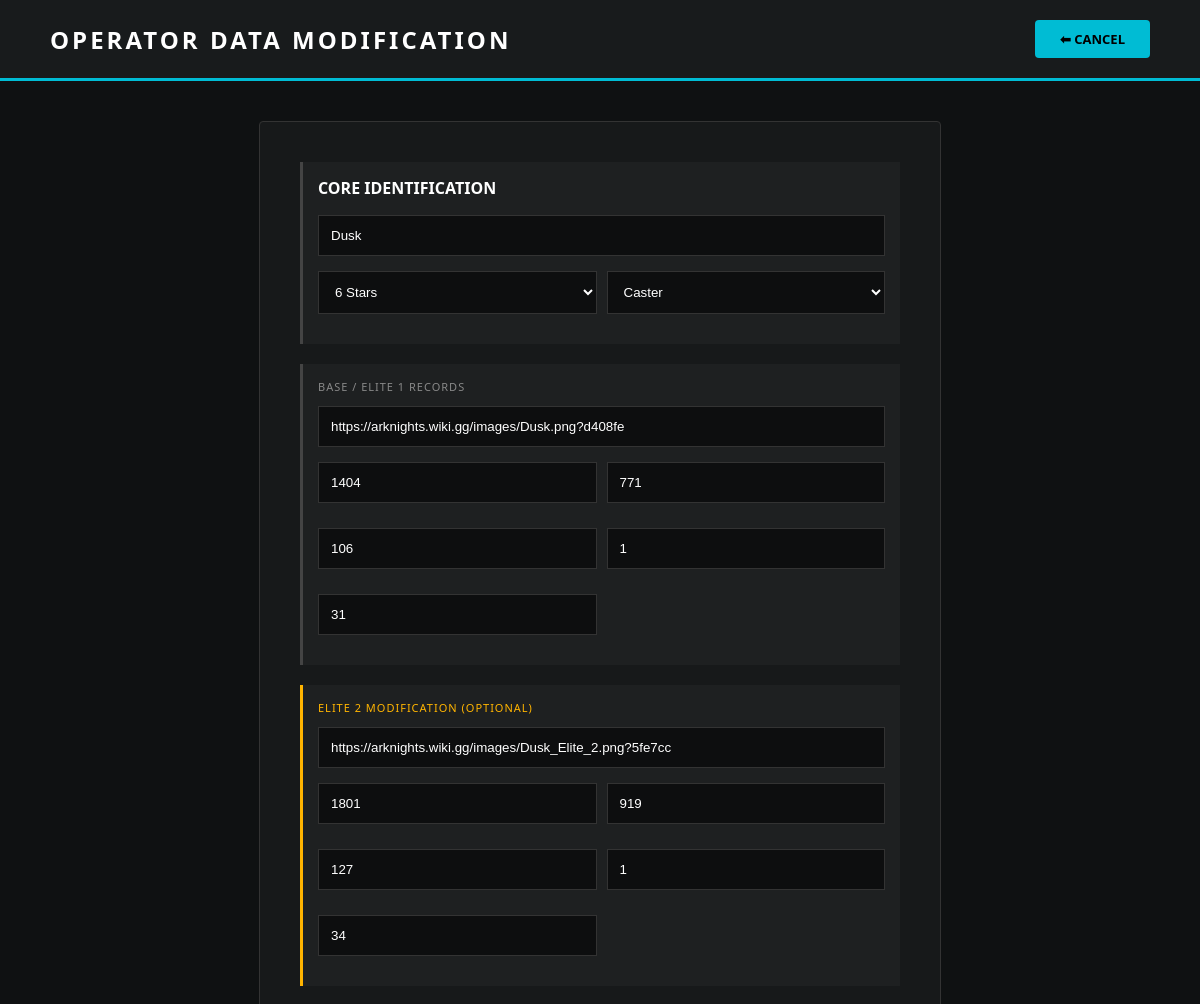
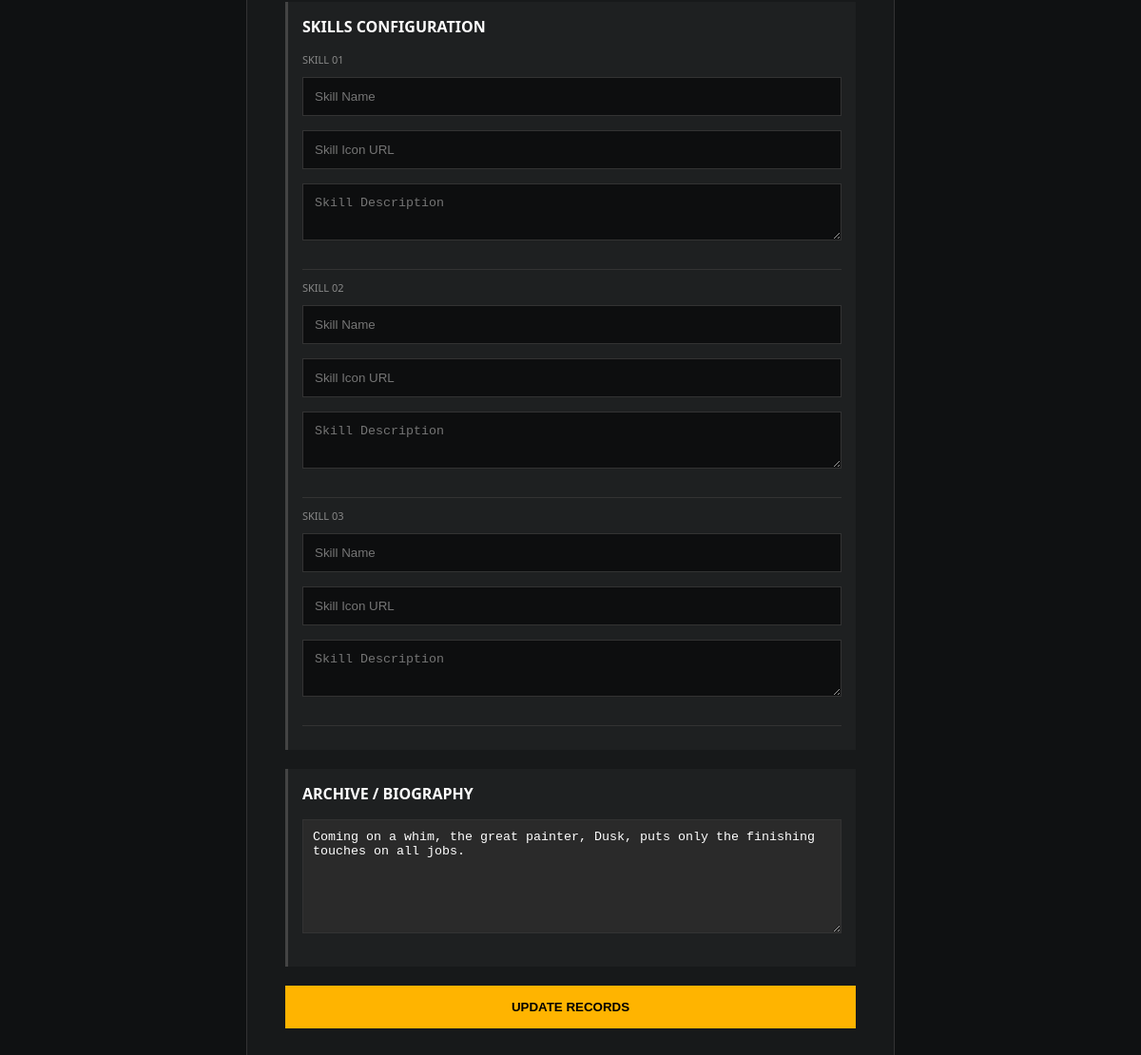
The page /edit.php?id=3 on the database its author committed (2 pictures, top to bottom).
### tables this page shows
CREATE TABLE `operators` (
  `id` int(11) NOT NULL,
  `name` varchar(100) NOT NULL,
  `rarity` int(11) NOT NULL,
  `class` varchar(50) DEFAULT NULL,
  `image_path` varchar(255) DEFAULT NULL,
  `image_path_e2` varchar(255) NOT NULL,
  `hp` int(11) NOT NULL,
  `hp_e2` int(11) NOT NULL,
  `atk` int(11) NOT NULL,
  `atk_e2` int(11) NOT NULL,
  `def` int(11) NOT NULL,
  `def_e2` int(11) NOT NULL,
  `block_count` int(11) NOT NULL,
  `block_count_e2` int(11) NOT NULL,
  `deploy_cost` int(11) NOT NULL,
  `deploy_cost_e2` int(11) NOT NULL,
  `lore` text DEFAULT NULL
);

### edit.php (the view, shortened to what this page needs)
<?php
require_once 'db.php';
$id = $_GET['id'] ?? 0;
$stmt = $pdo->prepare("SELECT * FROM operators WHERE id = ?");
$stmt->execute([$id]);
$op = $stmt->fetch();
?>
<!DOCTYPE html>
<html lang="en">
<head>
    <link rel="stylesheet" href="style.css">
</head>
<body>
    <header class="main-header">
        <div class="logo">OPERATOR DATA MODIFICATION</div>
        <a href="details.php?id=<?php echo $id; ?>" class="btn-add">⬅ CANCEL</a>
    </header>
    <div class="form-container">
        <form method="POST">
            <div class="form-section">
                <h3>Core Identification</h3>
                <input type="text" name="name" value="<?php echo htmlspecialchars($op['name']); ?>" placeholder="Name" required>
                <div class="grid-inputs">
                    <select name="rarity">
                        <?php for($i=6; $i>=1; $i--): ?>
                            <option value="<?php echo $i; ?>" <?php if($op['rarity'] == $i) echo 'selected'; ?>>
                                <?php echo $i; ?> Star<?php echo $i > 1 ? 's' : ''; ?>
                            </option>
                        <?php endfor; ?>
                    </select>
                    <select name="class">
                        <?php
                        $classes = ['Vanguard', 'Guard', 'Sniper', 'Defender', 'Medic', 'Caster', 'Supporter', 'Specialist'];
                        foreach($classes as $c) {
                            $sel = (strcasecmp($op['class'], $c) == 0) ? 'selected' : '';
                            echo "<option value='$c' $sel>$c</option>";
                        }
                        ?>
                    </select>
                </div>
            </div>
            <div class="form-section">
                <div class="section-title">Base / Elite 1 Records</div>
                <input type="text" name="image_path" value="<?php echo htmlspecialchars($op['image_path']); ?>" placeholder="Base Image URL" required>
                <div class="grid-inputs">
                    <input type="number" name="hp" value="<?php echo $op['hp']; ?>" placeholder="HP" required>
                    <input type="number" name="atk" value="<?php echo $op['atk']; ?>" placeholder="ATK" required>
                    <input type="number" name="def" value="<?php echo $op['def']; ?>" placeholder="DEF" required>
                    <input type="number" name="block_count" value="<?php echo $op['block_count']; ?>" placeholder="Block" required>
                    <input type="number" name="deploy_cost" value="<?php echo $op['deploy_cost']; ?>" placeholder="Cost" required>
                </div>
            </div>
            <div class="form-section e2">
                <div class="section-title" style="color: #ffb400;">Elite 2 Modification (Optional)</div>
                <input type="text" name="image_path_e2" value="<?php echo htmlspecialchars($op['image_path_e2'] ?? ''); ?>" placeholder="Elite 2 Image URL">
                <div class="grid-inputs">
                    <input type="number" name="hp_e2" value="<?php echo $op['hp_e2'] ?? 0; ?>" placeholder="E2 HP">
                    <input type="number" name="atk_e2" value="<?php echo $op['atk_e2'] ?? 0; ?>" placeholder="E2 ATK">
                    <input type="number" name="def_e2" value="<?php echo $op['def_e2'] ?? 0; ?>" placeholder="E2 DEF">
                    <input type="number" name="block_count_e2" value="<?php echo $op['block_count_e2'] ?? 0; ?>" placeholder="E2 Block">
                    <input type="number" name="deploy_cost_e2" value="<?php echo $op['deploy_cost_e2'] ?? 0; ?>" placeholder="E2 Cost">
                </div>
            </div>
            <div class="form-section">
                <h3>SKILLS CONFIGURATION</h3>
                <?php for($i=1; $i<=3; $i++): ?>
                    <div style="border-bottom: 1px solid #333; margin-bottom: 10px; padding-bottom: 10px;">
                        <p style="color: #888; font-size: 11px;">SKILL 0<?php echo $i; ?></p>
                        <input type="text" name="s<?php echo $i; ?>_name" placeholder="Skill Name" value="<?php echo htmlspecialchars($op["s{$i}_name"] ?? ''); ?>">
                        <input type="text" name="s<?php echo $i; ?>_img" placeholder="Skill Icon URL" value="<?php echo htmlspecialchars($op["s{$i}_img"] ?? ''); ?>">
                        <textarea name="s<?php echo $i; ?>_desc" placeholder="Skill Description" style="height: 60px;"><?php echo htmlspecialchars($op["s{$i}_desc"] ?? ''); ?></textarea>
                    </div>
                <?php endfor; ?>
            </div>
            <div class="form-section">
                <h3>Archive / Biography</h3>
                <textarea name="lore" placeholder="Background story..." style="height: 120px; background: #2a2a2a; color: white; border: 1px solid #333; padding: 10px;"><?php echo htmlspecialchars($op['lore']); ?></textarea>
            </div>
            <button type="submit" style="width: 100%; padding: 15px; background: #ffb400; color: #000; font-weight: bold; border: none; cursor: pointer; text-transform: uppercase;">Update Records</button>
        </form>
    </div>
</body>
</html>

### style.css (style rules this page uses)
body { background-color: #0f1112; background-image: url('https://images.wallpapersden.com/image/download/arknights-hd-gaming-poster_bWpqbGqUmZqaraWkpJRmbmdlrWZlbWU.jpg'); background-size: cover; background-position: center center; background-repeat: no-repeat; background-attachment: fixed; min-height: 100vh; margin: 0; color: #f0f0f0; font-family: 'Segoe UI', Tahoma, Geneva, Verdana, sans-serif; text-align: center; }
.main-header { background: rgba(26, 29, 30, 0.9); padding: 20px 50px; display: flex; justify-content: space-between; align-items: center; border-bottom: 3px solid #00bcd4; backdrop-filter: blur(10px); position: sticky; top: 0; z-index: 100; }
.logo { font-size: 24px; font-weight: bold; letter-spacing: 3px; color: #fff; }
.btn-add { background: #00bcd4; color: #000; padding: 10px 25px; text-decoration: none; font-weight: bold; border-radius: 4px; transition: 0.3s; font-size: 13px; text-transform: uppercase; }
.form-container { background: rgba(25, 27, 28, 0.95); display: inline-block; padding: 40px; border-radius: 4px; margin: 40px auto; border: 1px solid #333; width: 90%; max-width: 600px; text-align: left; }
.form-section { margin-bottom: 30px; padding: 20px; background: rgba(255,255,255,0.02); border-left: 3px solid #00bcd4; }
.form-section.e2 { border-left-color: #ffb400; }
input, select, textarea { background: #0d0e0f; border: 1px solid #333; color: #fff; padding: 12px; width: 100%; box-sizing: border-box; margin-bottom: 15px; }
.grid-inputs { display: grid; grid-template-columns: 1fr 1fr; gap: 12px; }

### edit.php (style rules this page uses)
.form-section { background: rgba(255, 255, 255, 0.03); padding: 15px; margin-bottom: 20px; border-left: 3px solid #444; }
.form-section.e2 { border-left-color: #ffb400; }
.section-title { font-size: 11px; color: #888; margin-bottom: 12px; letter-spacing: 1px; text-transform: uppercase; }
h3 { margin-top: 0; font-size: 16px; color: #fff; text-transform: uppercase; }
.grid-inputs { display: grid; grid-template-columns: 1fr 1fr; gap: 10px; }

### rows shown on the page
operators: name "Dusk", rarity "6 Stars", image_path "https://arknights.wiki.gg/images/Dusk.png?d408fe", hp "1404", atk "771", def "106", block_count "1", deploy_cost "31", image_path_e2 "https://arknights.wiki.gg/images/Dusk_Elite_2.png?5fe7cc", hp_e2 "1801", atk_e2 "919", def_e2 "127", block_count_e2 "1", deploy_cost_e2 "34", lore "Coming on a whim, the great painter, Dusk, puts only the finishing touches on all jobs."

### other values the page prints
form field class "Caster"
